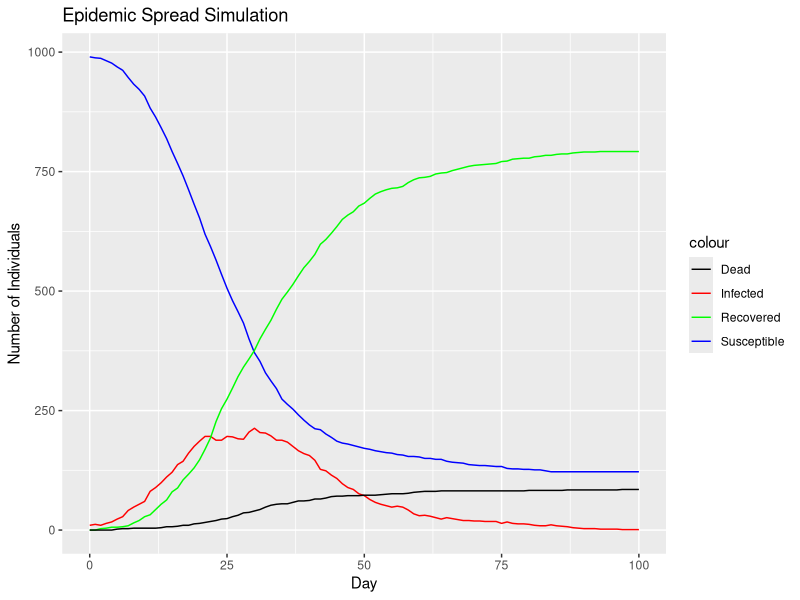
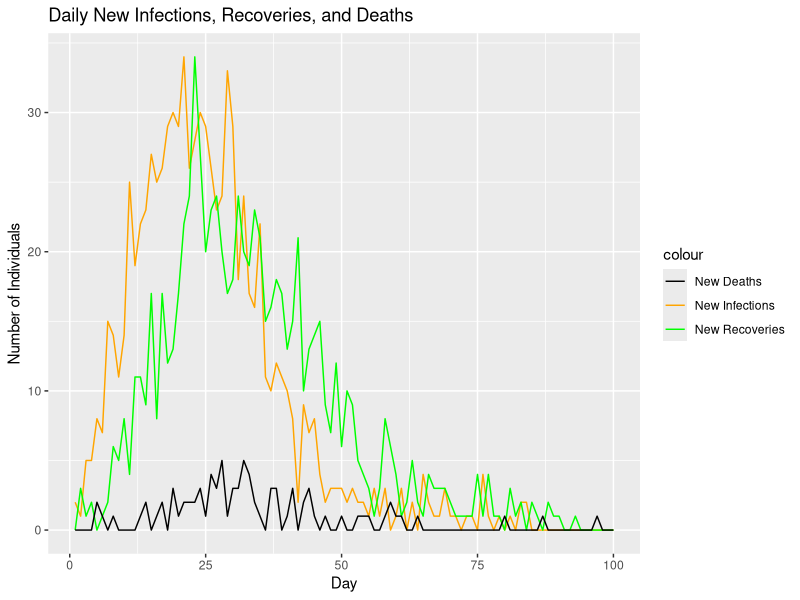
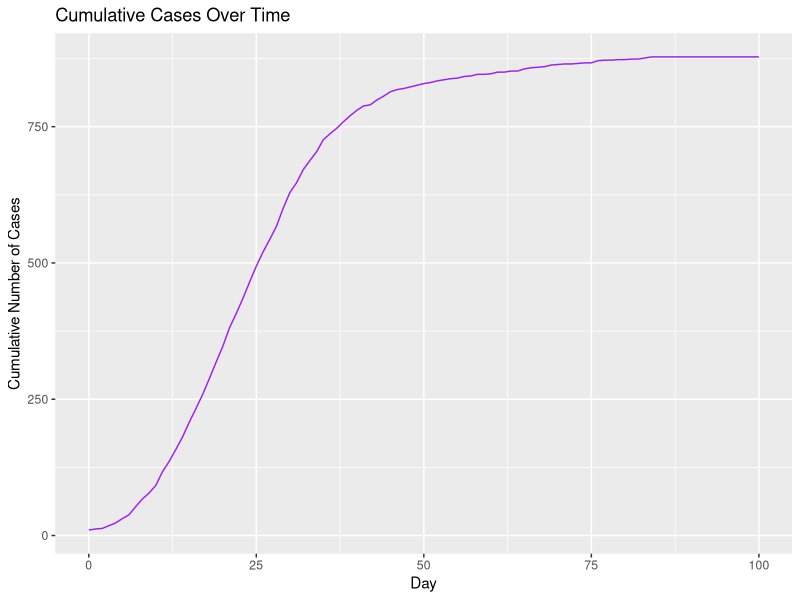
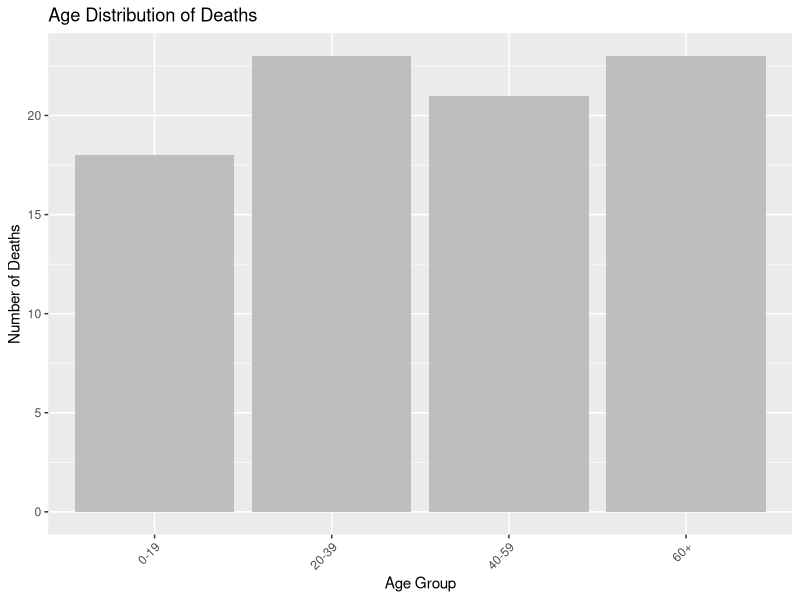

Write R code to recreate these figures, in order.
## ---- chunk 1
knitr::opts_chunk$set(echo = TRUE)
## ---- chunk 2
library(ggplot2)

# Postavljanje parametara simulacije 
population_size <- 1000
initial_infected <- 10
infection_prob <- 0.05
recovery_rate <- 0.1  
death_rate <- 0.01
num_days <- 100

# Generiranje podataka o dobi i stopi kontakata
age_groups <- sample(
  c("0-19", "20-39", "40-59", "60+"),
  population_size,
  replace = TRUE,
  prob = c(0.2, 0.3, 0.3, 0.2)
  )

contact_rate <- ifelse(age_groups == "0-19",6,
                       ifelse(age_groups == "20-39", 8,
                              ifelse(age_groups == "40-59", 5, 3)))

susceptibility <- ifelse(age_groups == "60+", 1.5, 1)
## ---- chunk 3
# Inicijalizacija statusa pojedinaca i podataka  
status <- rep("susceptible", population_size)
status[sample(population_size, initial_infected)] <- "infected"

data <- data.frame(
  day = 0,
  susceptible = population_size - initial_infected,
  infected = initial_infected,
  recovered = 0,
  dead = 0)
## ---- chunk 4
set.seed(123)

for (day in 1:num_days) {
  
  # Inicijalizacija brojača za novi dan
  new_infected <- 0
  new_recovered <- 0
  new_dead <- 0
  
  for (i in 1:population_size) {
    if (status[i] == "infected") {
      
      # Simulacija ishoda za zaraženog pojedinca
      if (runif(1) < death_rate) {
        status[i] <- "dead"
        new_dead <- new_dead + 1
      } else if (runif(1) < recovery_rate) {
        status[i] <- "recovered"
        new_recovered <- new_recovered + 1
      } else {
        
        # Zaraza podložnih kontakata
        contacts <- sample(population_size, contact_rate[i], replace = TRUE)
        for (contact in contacts) {
          if (status[contact] == "susceptible" &&
              runif(1) < infection_prob * susceptibility[contact]) {
            status[contact] <- "infected"
            new_infected <- new_infected + 1
          }
        }
      }
    }
  }
  
  # Ažuriranje ukupnih brojeva nakon dana simulacije
  susceptible_count <- sum(status == "susceptible")
  infected_count <- sum(status == "infected")
  recovered_count <- sum(status == "recovered")
  dead_count <- sum(status == "dead")
  
  # Spremanje rezultata za taj dan
  data <- rbind(data, data.frame(
    day = day,
    susceptible = susceptible_count,
    infected = infected_count,
    recovered = recovered_count,
    dead = dead_count))
}
## ---- chunk 5
ggplot(data, aes(x = day)) +
  geom_line(aes(y = susceptible, colour = "Susceptible")) +
  geom_line(aes(y = infected, colour = "Infected")) +
  geom_line(aes(y = recovered, colour = "Recovered")) +
  geom_line(aes(y = dead, colour = "Dead")) +
  labs(title = "Epidemic Spread Simulation", x = "Day", y = "Number of Individuals") +
  scale_colour_manual(values = c(
    "Susceptible" = "blue",
    "Infected" = "red",
    "Recovered" = "green",
    "Dead" = "black"))
## ---- chunk 6
data$new_infected <- c(NA, diff(data$infected) + diff(data$recovered) + diff(data$dead))
data$new_recovered <- c(NA, diff(data$recovered))
data$new_dead <- c(NA, diff(data$dead))

daily_data <- data.frame(day = 1:num_days, 
                         new_infected = data$new_infected[-1], 
                         new_recovered = data$new_recovered[-1], 
                         new_dead = data$new_dead[-1])

ggplot(daily_data, aes(x = day)) +
  geom_line(aes(y = new_infected, colour = "New Infections")) +
  geom_line(aes(y = new_recovered, colour = "New Recoveries")) +
  geom_line(aes(y = new_dead, colour = "New Deaths")) +
  labs(title = "Daily New Infections, Recoveries, and Deaths",
       x = "Day",
       y = "Number of Individuals") +
  scale_colour_manual(values = c(
    "New Infections" = "orange",
    "New Recoveries" = "green",
    "New Deaths" = "black"))
## ---- chunk 7
data$cumulative_cases <- data$infected + data$recovered + data$dead

ggplot(data, aes(x = day, y = cumulative_cases)) +
  geom_line(colour = "purple") +
  labs(title = "Cumulative Cases Over Time", x = "Day", y = "Cumulative Number of Cases")
## ---- chunk 8
age_death_data <- data.frame(
  age_group = unique(age_groups),
  deaths = numeric(length(unique(age_groups))))

for (age_group in unique(age_groups)) {
  age_death_data[age_death_data$age_group == age_group, "deaths"] <- sum(
    status[age_groups == age_group] == "dead"
    )
}

ggplot(age_death_data, aes(x = age_group, y = deaths)) +
  geom_bar(stat = "identity", fill = "gray") +
  labs(title = "Age Distribution of Deaths",
       x = "Age Group",
       y = "Number of Deaths") +
  theme(axis.text.x = element_text(angle = 45, hjust = 1))
